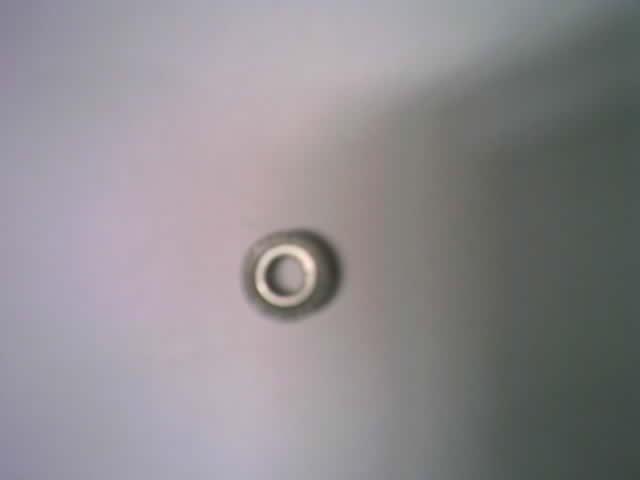
#> input picture t1.jpg, 640 x 480 px
$ python test_esp32.py
#> lines starting #> are read from the running program, lines starting #| are printed output that depends on the picture
"""处理后图片保存为 PNG"""
import numpy as np
from PIL import Image

mean_255 = [123.675, 116.28, 103.53]
std_255  = [58.395, 57.12, 57.375]
exponent = -5
scale = 2**exponent

def preprocess(path):
#> called with path = 't1.jpg'
    img = Image.open(path).convert('RGB')
#> img is the input picture: PIL image 640x480 RGB; mean R, G, B 142.2, 139.1, 142.6
    w, h = img.size
#> w = 640; h = 480
    print(f"  原图尺寸: {w}x{h}")
#|   原图尺寸: 640x480
    if w < h:
        nw, nh = 256, int(256 * h / w)
    else:
        nw, nh = int(256 * w / h), 256
#> nw = 341; nh = 256
    img = img.resize((nw, nh), Image.BILINEAR)
#> img: PIL image 341x256 RGB
    print(f"  缩放后: {nw}x{nh}")
#|   缩放后: 341x256
    l = (nw - 224) // 2
#> l = 58
    t = (nh - 224) // 2
#> t = 16
    img = img.crop((l, t, l + 224, t + 224))
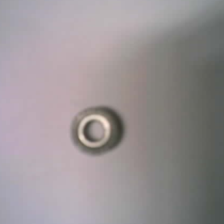
#> img: PIL image 224x224 RGB; mean R, G, B 153.7, 147.1, 149.4
    print(f"  CenterCrop: ({l},{t}) -> 224x224")
#|   CenterCrop: (58,16) -> 224x224

    # 保存 crop 后的图
    crop_path = path.replace('.jpg', '_crop.png')
    img.save(crop_path)
    print(f"  已保存: {crop_path}")

    raw = np.array(img, dtype=np.uint8)
    float_img = raw.astype(np.float32)
    for c in range(3):
        float_img[:, :, c] = (float_img[:, :, c] - mean_255[c]) / std_255[c]
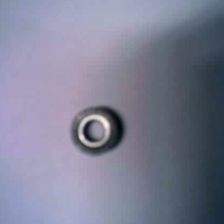
#> float_img: shape (224, 224, 3) float32; mean R, G, B 0.514, 0.539, 0.799; drawn with min black and max white
    quantized = np.round(float_img / scale).clip(-128, 127).astype(np.int8)
    return raw, quantized

for f in ['t1.jpg', 't2.jpg']:
    print(f'\n--- {f} ---')
    raw, q = preprocess(f)
    p = q.flatten()
    rp = raw.flatten()
    print(f"  raw ch0[0..3]: {rp[0]} {rp[3]} {rp[6]} {rp[9]}")
#|   raw ch0[0..3]: 157 157 158 158
    print(f"  raw ch1[0..3]: {rp[1]} {rp[4]} {rp[7]} {rp[10]}")
#|   raw ch1[0..3]: 156 156 157 157
    print(f"  raw ch2[0..3]: {rp[2]} {rp[5]} {rp[8]} {rp[11]}")
#|   raw ch2[0..3]: 163 163 163 163
    print(f"  NHWC input ch0[0..3]: [{p[0]}, {p[3]}, {p[6]}, {p[9]}]")
#|   NHWC input ch0[0..3]: [18, 18, 19, 19]
    print(f"  NHWC input ch1[0..3]: [{p[1]}, {p[4]}, {p[7]}, {p[10]}]")
#|   NHWC input ch1[0..3]: [22, 22, 23, 23]
    print(f"  NHWC input ch2[0..3]: [{p[2]}, {p[5]}, {p[8]}, {p[11]}]")
#|   NHWC input ch2[0..3]: [33, 33, 33, 33]
#> pass 2 of the loop `for f in ['t1.jpg', 't2.jpg']:`:
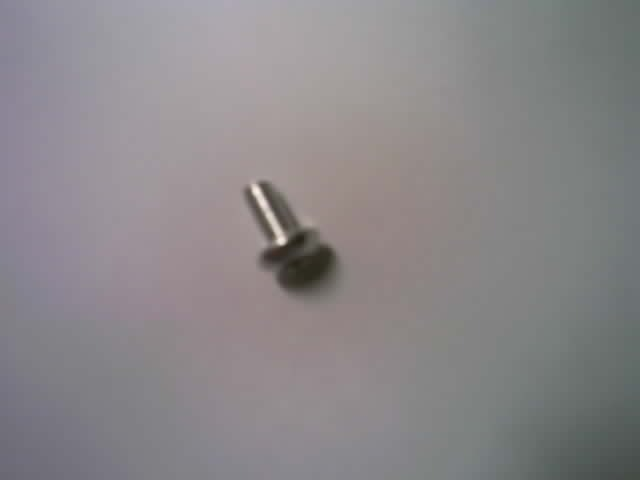
#> input picture t2.jpg, 640 x 480 px
#> in preprocess, img is the input picture: PIL image 640x480 RGB; mean R, G, B 138.5, 135, 137.6
#|   原图尺寸: 640x480
#|   缩放后: 341x256
#> in preprocess (call 2), `img = img.crop((l, t, l + 224, t + 224))`:
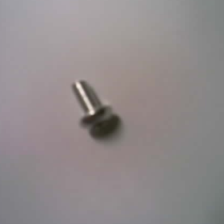
#> img: PIL image 224x224 RGB; mean R, G, B 145.6, 139.3, 140.3
#|   CenterCrop: (58,16) -> 224x224
#> after the loop in preprocess (call 2), `for c in range(3):`:
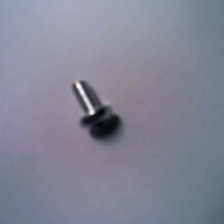
#> float_img: shape (224, 224, 3) float32; mean R, G, B 0.376, 0.403, 0.641; drawn with min black and max white
#|   raw ch0[0..3]: 157 157 158 158
#|   raw ch1[0..3]: 156 156 157 157
#|   raw ch2[0..3]: 162 162 163 163
#|   NHWC input ch0[0..3]: [18, 18, 19, 19]
#|   NHWC input ch1[0..3]: [22, 22, 23, 23]
#|   NHWC input ch2[0..3]: [33, 33, 33, 33]
